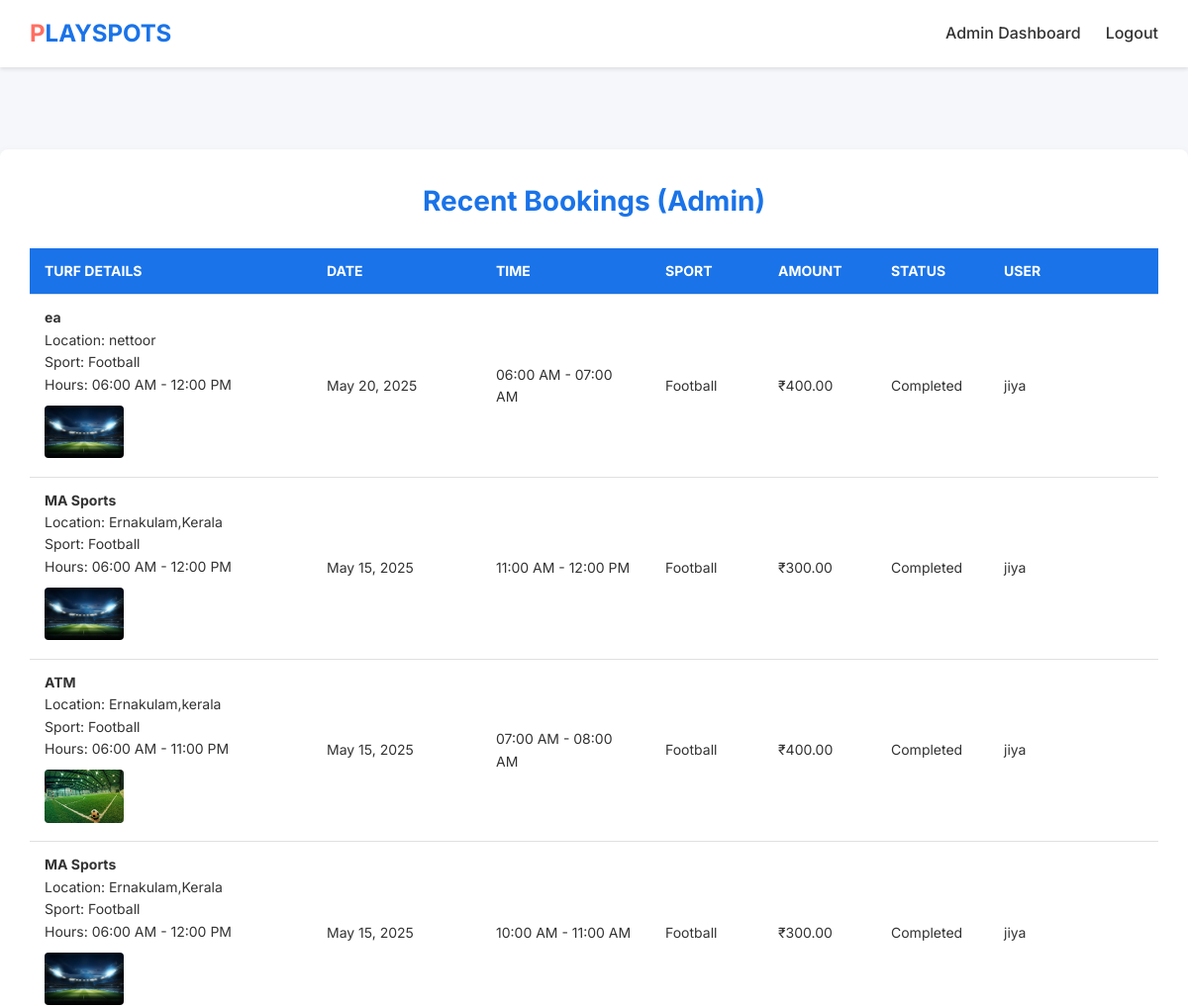
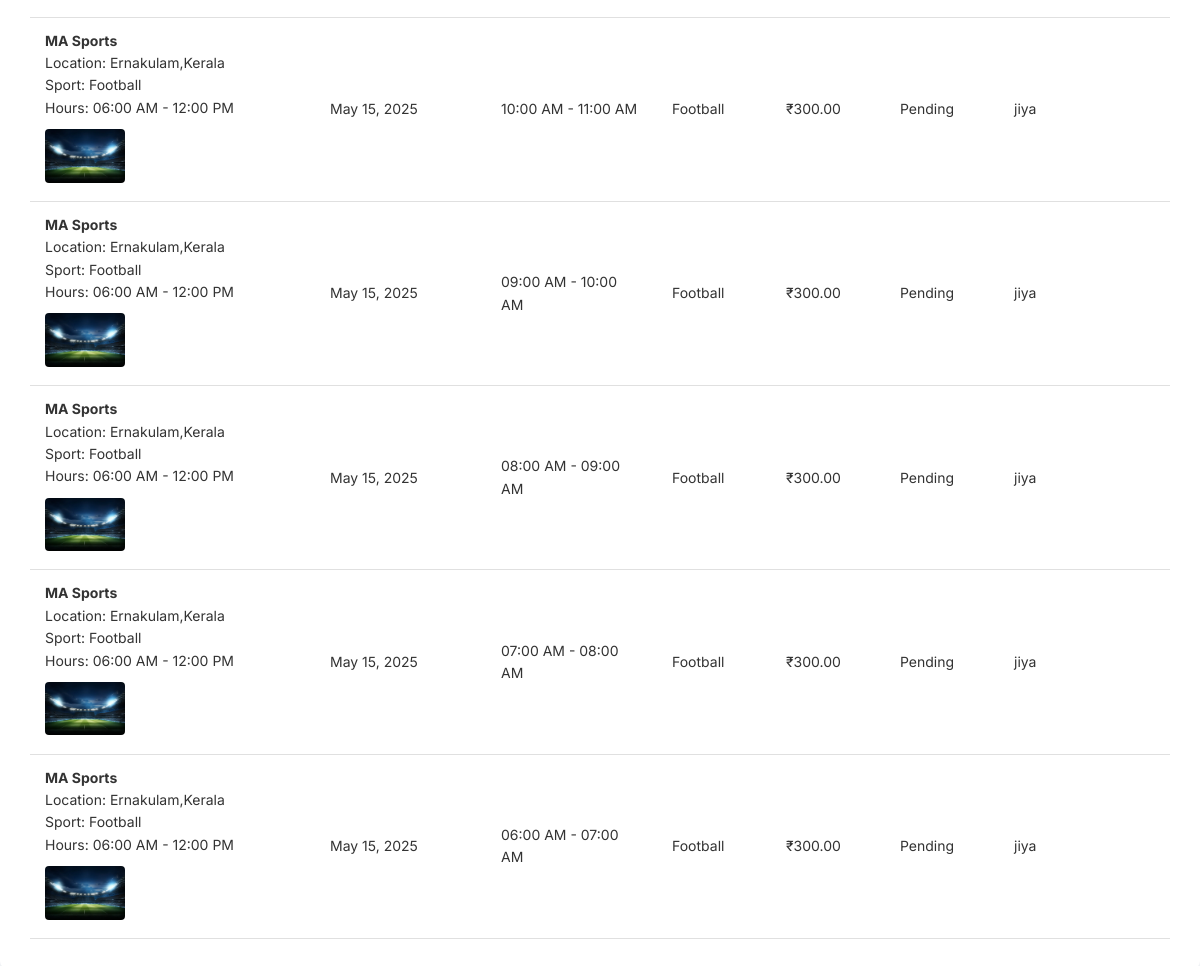
Screenshot of /recent_bookings/ (signed in) with the database file from the repository (2 pictures, top to bottom).
### turf_app/models.py (models this page shows, shortened)
class Booking(models.Model):
    user = models.ForeignKey(User, on_delete=models.CASCADE)
    slot = models.ForeignKey('Slot', on_delete=models.CASCADE)
    address = models.CharField(max_length=255, default="Not provided")
    email = models.EmailField(max_length=254, blank=True, null=True)
    phone_number = models.CharField(max_length=15)
    sport = models.CharField(max_length=100)
    players = models.IntegerField(default=1)
    created_at = models.DateTimeField(default=timezone.now)
    total_amount = models.DecimalField(max_digits=10, decimal_places=2, default=0.00)  # Added total_amount
    status = models.CharField(
        max_length=50,
        default=PaymentStatus.PENDING,
        choices=[
            (PaymentStatus.PENDING, 'Pending'),
            (PaymentStatus.COMPLETED, 'Completed'),
            (PaymentStatus.CANCELLED, 'Cancelled'),
        ]
    )
    provider_order_id = models.CharField(_("Order ID"), max_length=40, blank=True, null=True)
    payment_id = models.CharField(_("Payment ID"), max_length=36, blank=True, null=True)
    signature_id = models.CharField(_("Signature ID"), max_length=128, blank=True, null=True)

class Slot(models.Model):
    turf = models.ForeignKey(Turf, on_delete=models.CASCADE)
    date = models.DateField()
    start_time = models.TimeField()
    end_time = models.TimeField()
    is_booked = models.BooleanField(default=False)

class Turf(models.Model):
    name = models.CharField(max_length=255)
    location = models.CharField(max_length=255)
    sport_types = models.CharField(max_length=100, choices=[('Football', 'Football'), ('Cricket', 'Cricket')])
    open_time = models.TimeField()
    close_time = models.TimeField()
    price = models.DecimalField(max_digits=10, decimal_places=2, default=0.00)

class TurfImage(models.Model):
    turf = models.ForeignKey(Turf, on_delete=models.CASCADE, related_name='images')
    image = models.ImageField(upload_to='turf_images/')

### turf_app/views.py (the view)
# urls.py: path('recent_bookings/', views.recent_bookings, name='recent_bookings'),
def recent_bookings(request):
    if request.user.is_superuser:
        bookings = Booking.objects.select_related('slot__turf').order_by('-created_at')[:10]
    else:
        bookings = Booking.objects.filter(user=request.user).select_related('slot__turf').order_by('-created_at')[:10]
    context = {
        'bookings': bookings,
        'is_admin': request.user.is_superuser,
    }
    return render(request, 'recent_bookings.html', context)

### templates/recent_bookings.html (shortened to what this page needs)
{% load static %}
<!DOCTYPE html>
<html lang="en">
<head>
    <link rel="stylesheet" href="{% static 'css/recent_bookings.css' %}?v=1">
    <link rel="stylesheet" href="{% static 'css/bootstrap-icons/bootstrap-icons.min.css' %}" onerror="this.href='https://cdn.jsdelivr.net/npm/bootstrap-icons@1.11.3/font/bootstrap-icons.min.css';">
</head>
<body>
    <header>
        <nav class="navbar">
            <h2><span class="highlight">P</span>LAYSPOTS</h2>
            <div class="nav-links">
                {% if is_admin %}
                    <a href="{% url 'admin_index' %}">Admin Dashboard</a>
                    <a href="{% url 'adminlogout' %}">Logout</a>
                {% endif %}
            </div>
        </nav>
    </header><br><br>
    <div class="bookings-container">
        <h2>{% if is_admin %}Recent Bookings (Admin){% else %}Your Recent Bookings{% endif %}</h2>
        {% if bookings %}
            <table>
                <thead>
                    <tr>
                        {% if is_admin %}
                            <th>Turf Details</th>
                        {% else %}
                            <th>Turf</th>
                        {% endif %}
                        <th>Date</th>
                        <th>Time</th>
                        <th>Sport</th>
                        <th>Amount</th>
                        <th>Status</th>
                        {% if is_admin %}
                            <th>User</th>
                        {% endif %}
                    </tr>
                </thead>
                <tbody>
                    {% for booking in bookings %}
                        <tr>
                            {% if is_admin %}
                                <td>
                                    <strong>{{ booking.slot.turf.name }}</strong><br>
                                    <span>Location: {{ booking.slot.turf.location }}</span><br>
                                    <span>Sport: {{ booking.slot.turf.sport_types }}</span><br>
                                    <span>Hours: {{ booking.slot.turf.open_time|time:"h:i A" }} - {{ booking.slot.turf.close_time|time:"h:i A" }}</span>
                                    {% with first_image=booking.slot.turf.images.first %}
                                        {% if first_image %}
                                            <br><img src="{{ first_image.image.url }}" alt="Turf Image" class="turf-image">
                                        {% else %}
                                            <br><img src="{% static 'images/default_turf.jpg' %}" alt="Default Turf Image" class="turf-image">
                                        {% endif %}
                                    {% endwith %}
                                </td>
                            {% else %}
                                <td>{{ booking.slot.turf.name }}</td>
                            {% endif %}
                            <td>{{ booking.slot.date|date:"F d, Y" }}</td>
                            <td>{{ booking.slot.start_time|time:"h:i A" }} - {{ booking.slot.end_time|time:"h:i A" }}</td>
                            <td>{{ booking.sport }}</td>
                            <td>₹{{ booking.total_amount|floatformat:2 }}</td>
                            <td>{{ booking.status }}</td>
                            {% if is_admin %}
                                <td>{{ booking.user.username }}</td>
                            {% endif %}
                        </tr>
                    {% endfor %}
                </tbody>
            </table>
        {% else %}
            <p>No bookings found.</p>
        {% endif %}
    </div>
</body>
</html>

### static/css/recent_bookings.css (style rules this page uses)
* { margin: 0; padding: 0; box-sizing: border-box; }
body { font-family: 'Inter', sans-serif; background-color: #f5f7fa; color: #333; line-height: 1.6; }
.navbar { display: flex; justify-content: space-between; align-items: center; padding: 15px 30px; background-color: #ffffff; box-shadow: 0 2px 4px rgba(0, 0, 0, 0.1); position: fixed; width: 100%; top: 0; z-index: 1000; }
.navbar h2 { font-size: 24px; font-weight: 700; color: #1a73e8; }
.navbar .highlight { color: #ff6f61; }
.nav-links { display: flex; align-items: center; gap: 25px; }
.nav-links a { text-decoration: none; color: #333; font-weight: 500; font-size: 16px; transition: color 0.3s ease; }
.bookings-container { max-width: 1200px; margin: 100px auto 40px; padding: 30px; background-color: #ffffff; border-radius: 8px; box-shadow: 0 2px 8px rgba(0, 0, 0, 0.05); }
.bookings-container h2 { font-size: 28px; font-weight: 700; color: #1a73e8; margin-bottom: 25px; text-align: center; }
table { width: 100%; border-collapse: collapse; margin-top: 20px; }
th, td { padding: 12px 15px; text-align: left; border-bottom: 1px solid #e0e0e0; }
th { background-color: #1a73e8; color: #ffffff; font-weight: 700; font-size: 14px; text-transform: uppercase; white-space: nowrap; }
td { font-size: 14px; color: #333; vertical-align: middle; }
th:nth-child(1), td:nth-child(1) { width: 25%; }
th:nth-child(2), td:nth-child(2) { width: 15%; }
th:nth-child(3), td:nth-child(3) { width: 15%; }
th:nth-child(4), td:nth-child(4) { width: 10%; }
th:nth-child(5), td:nth-child(5) { width: 10%; }
th:nth-child(6), td:nth-child(6) { width: 10%; }
th:nth-child(7), td:nth-child(7) { width: 15%; }
.turf-image { max-width: 80px; height: auto; border-radius: 4px; margin-top: 10px; }

### rows the page displays
Booking: slot.turf.name "ea", slot.turf.location "nettoor", slot.turf.sport_types "Football", slot.turf.open_time "06:00 AM", slot.turf.close_time "12:00 PM", slot.turf.images.first.image (picture), slot "May 20, 2025", slot.start_time "06:00 AM", slot.end_time "07:00 AM", sport "Football", total_amount "400.00", status "Completed", user.username "jiya"
Booking: slot.turf.name "MA Sports", slot.turf.location "Ernakulam,Kerala", slot.turf.sport_types "Football", slot.turf.open_time "06:00 AM", slot.turf.close_time "12:00 PM", slot.turf.images.first.image (picture), slot "May 15, 2025", slot.start_time "11:00 AM", slot.end_time "12:00 PM", sport "Football", total_amount "300.00", status "Completed", user.username "jiya"
Booking: slot.turf.name "ATM", slot.turf.location "Ernakulam,kerala", slot.turf.sport_types "Football", slot.turf.open_time "06:00 AM", slot.turf.close_time "11:00 PM", slot.turf.images.first.image (picture), slot "May 15, 2025", slot.start_time "07:00 AM", slot.end_time "08:00 AM", sport "Football", total_amount "400.00", status "Completed", user.username "jiya"
Booking: slot.turf.name "MA Sports", slot.turf.location "Ernakulam,Kerala", slot.turf.sport_types "Football", slot.turf.open_time "06:00 AM", slot.turf.close_time "12:00 PM", slot.turf.images.first.image (picture), slot "May 15, 2025", slot.start_time "10:00 AM", slot.end_time "11:00 AM", sport "Football", total_amount "300.00", status "Completed", user.username "jiya"
Booking: slot.turf.name "MA Sports", slot.turf.location "Ernakulam,Kerala", slot.turf.sport_types "Football", slot.turf.open_time "06:00 AM", slot.turf.close_time "12:00 PM", slot.turf.images.first.image (picture), slot "May 15, 2025", slot.start_time "10:00 AM", slot.end_time "11:00 AM", sport "Football", total_amount "300.00", status "Pending", user.username "jiya"
Booking: slot.turf.name "MA Sports", slot.turf.location "Ernakulam,Kerala", slot.turf.sport_types "Football", slot.turf.open_time "06:00 AM", slot.turf.close_time "12:00 PM", slot.turf.images.first.image (picture), slot "May 15, 2025", slot.start_time "09:00 AM", slot.end_time "10:00 AM", sport "Football", total_amount "300.00", status "Pending", user.username "jiya"
Booking: slot.turf.name "MA Sports", slot.turf.location "Ernakulam,Kerala", slot.turf.sport_types "Football", slot.turf.open_time "06:00 AM", slot.turf.close_time "12:00 PM", slot.turf.images.first.image (picture), slot "May 15, 2025", slot.start_time "08:00 AM", slot.end_time "09:00 AM", sport "Football", total_amount "300.00", status "Pending", user.username "jiya"
Booking: slot.turf.name "MA Sports", slot.turf.location "Ernakulam,Kerala", slot.turf.sport_types "Football", slot.turf.open_time "06:00 AM", slot.turf.close_time "12:00 PM", slot.turf.images.first.image (picture), slot "May 15, 2025", slot.start_time "07:00 AM", slot.end_time "08:00 AM", sport "Football", total_amount "300.00", status "Pending", user.username "jiya"
Booking: slot.turf.name "MA Sports", slot.turf.location "Ernakulam,Kerala", slot.turf.sport_types "Football", slot.turf.open_time "06:00 AM", slot.turf.close_time "12:00 PM", slot.turf.images.first.image (picture), slot "May 15, 2025", slot.start_time "06:00 AM", slot.end_time "07:00 AM", sport "Football", total_amount "300.00", status "Pending", user.username "jiya"
